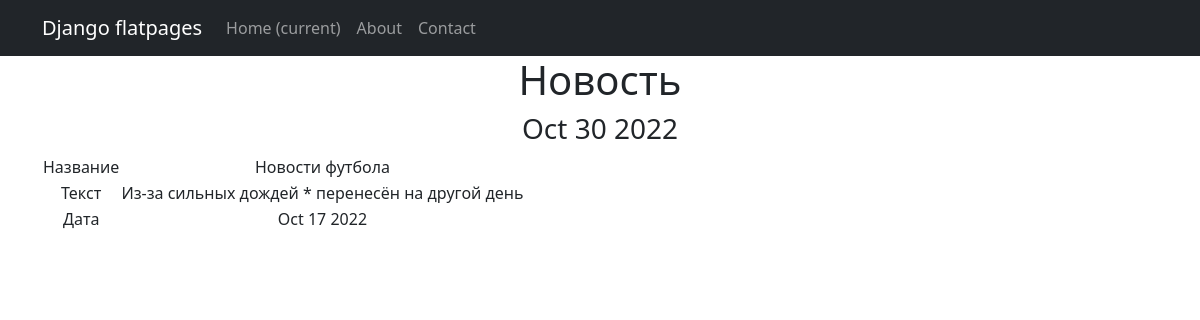
Screenshot of /news/1 with the database file from the repository.
### news/models.py (models this page shows, shortened)
class Post(models.Model):
    article = 'A'
    news = 'N'
    POST_TYPE = [
        (article, 'Статья'),
        (news, 'Новость')
    ]
    type = models.CharField(max_length=1, choices=POST_TYPE, default=article)
    creation_date = models.DateTimeField(auto_now_add=True)
    article_subject = models.CharField(max_length=150)
    article_text = models.TextField()
    rating = models.IntegerField(default=0)
    author = models.ForeignKey(Author, on_delete=models.CASCADE)
    category = models.ManyToManyField(Category, through='PostCategory')

### news/views.py (the view)
# urls.py: path('<int:pk>', NewsDetail.as_view(), name='news_detail'),
class NewsDetail(DetailView):
    model = Post
    template_name = 'detail.html'
    context_object_name = 'detail'

### news/templatetags/custom_filters.py (called while the page is built)
@register.filter()
def censor(value):
   result = value
   for word in PROHIBITED_WORDS:
      result =  result.replace(word, "*")
   return result

### news/templatetags/custom_tags.py (called while the page is built)
@register.simple_tag()
def current_time(format_string='%b %d %Y'):
   return datetime.utcnow().strftime(format_string)

### templates/detail.html (shortened to what this page needs)
{% extends 'default.html' %}
{% load custom_filters %}
{% load custom_tags %}
{% block content %}
   <h1>Новость</h1>
   <h3>{% current_time '%b %d %Y' %}</h3>
   <table>
       <tr>
           <td>Название</td>
           <td>{{ detail.article_subject|censor }}</td>
       </tr>
       <tr>
           <td>Текст</td>
           <td>{{ detail.article_text|censor }}</td>
       </tr>
       <tr>
           <td>Дата</td>
           <td>{{ detail.creation_date|date:'M d Y' }}</td>
       </tr>
{% endblock content %}

### rows the page displays
Post: article_subject|censor "Новости футбола", article_text|censor "Из-за сильных дождей * перенесён на другой день", creation_date "Oct 17 2022"
